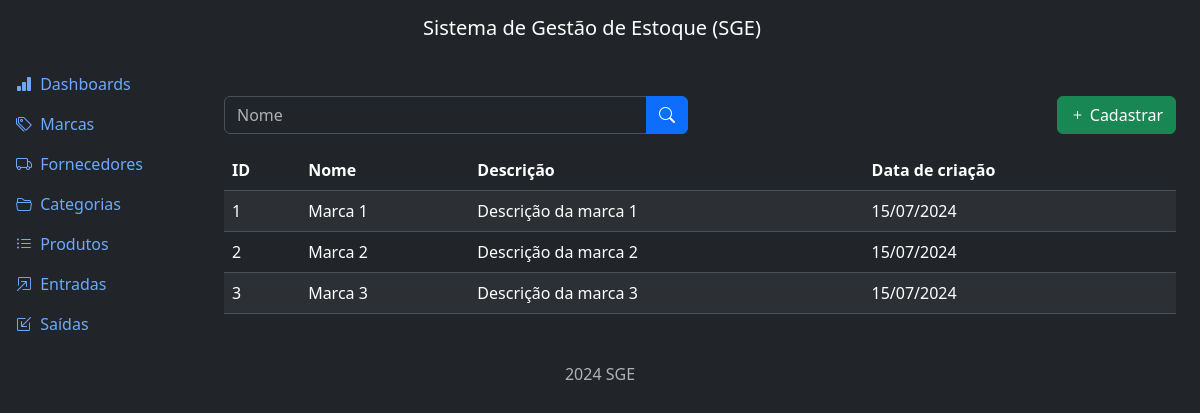
The app's page /brands/list/, older data.
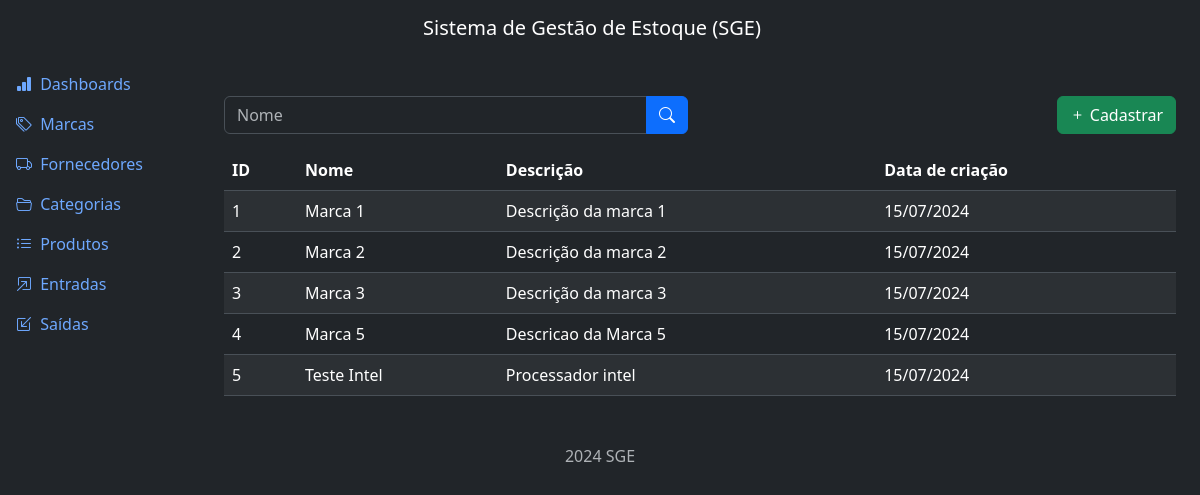
The same page, newer data.
### brands/models.py (models this page shows, shortened)
class Brand(models.Model):
    name = models.CharField(max_length=500)
    description = models.TextField(null=True, blank=True)
    created_at = models.DateTimeField(auto_now_add=True)
    updated_at = models.DateTimeField(auto_now=True)
    class Meta:
        ordering = ['name']

### brands/views.py (the view)
# urls.py: path('list/', views.BrandListView.as_view(), name='list'),
class BrandListView(ListView):
    model = Brand
    template_name = 'brand_list.html'
    context_object_name = 'brands'
    def get_queryset(self):
        qs = super().get_queryset()
        name = self.request.GET.get('name')
        if name:
            qs = qs.filter(name__icontains=name)
        return qs

### brands/templates/brand_list.html (shortened to what this page needs)
{% extends "base.html" %}
{% block content %}
  <div class="row mb-3">
    <div class="col-md-6">
      <form method="GET" action="{% url "brand:list" %}">
        <div class="input-group">
          <input type="text" class="form-control" name="name" placeholder="Nome" value="{{request.GET.name}}">
          <button type="submit" class="btn btn-primary">
            <i class="bi bi-search"></i>
          </button>
        </div>
      </form>
    </div>
    <div class="col-md-6">
      <a href="{% url "brand:create" %}" class="btn btn-success float-end" >
        <i class="bi bi-plus"></i>
        Cadastrar
      </a>
    </div>
  </div>
  <div class="table-responsive">
    <table class="table table-striped table-border">
      <thead class="thead-dark">
        <tr>
          <th>ID</th>
          <th>Nome</th>
          <th>Descrição</th>
          <th>Data de criação</th>
        </tr>
      </thead>
      <tbody>
        {% for brand in brands %}
          <tr>
            <td>{{ brand.id }}</td>
            <td>{{ brand.name }}</td>
            <td>{{ brand.description }}</td>
            <td>{{ brand.created_at|date:"d/m/Y" }}</td>
          </tr>
        {% endfor %}
      </tbody>
    </table>
  </div>
{% endblock content %}

Row changes from the older to the newer data that the page shows:
added Brand: id "4", name "Marca 5", description "Descricao da Marca 5", created_at "15/07/2024"
added Brand: id "5", name "Teste Intel", description "Processador intel", created_at "15/07/2024"
